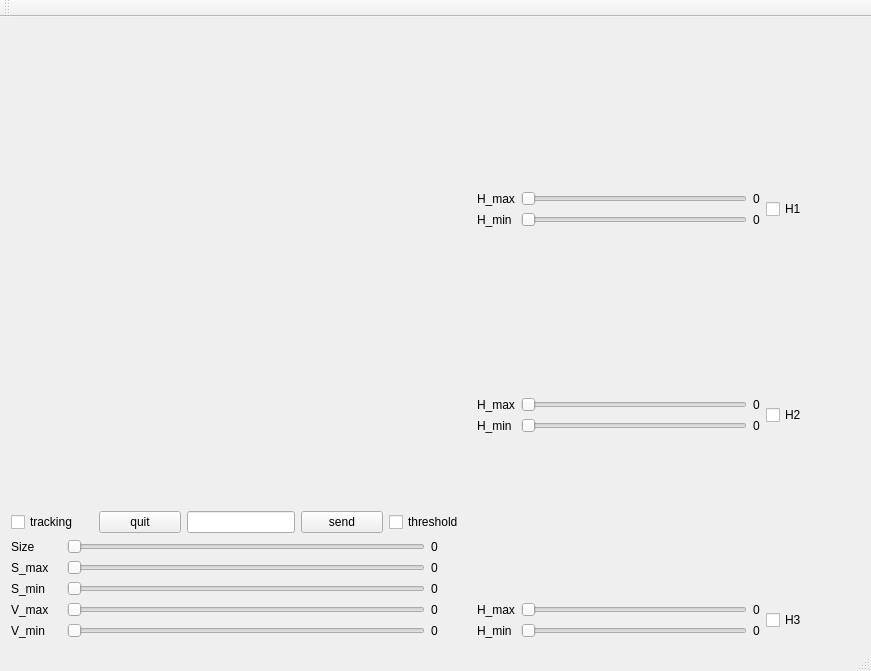
<?xml version="1.0" encoding="UTF-8"?>
<ui version="4.0">
 <class>MainWindow</class>
 <widget class="QMainWindow" name="MainWindow">
  <property name="geometry">
   <rect>
    <x>0</x>
    <y>0</y>
    <width>871</width>
    <height>671</height>
   </rect>
  </property>
  <property name="minimumSize">
   <size>
    <width>0</width>
    <height>0</height>
   </size>
  </property>
  <property name="windowTitle">
   <string>MainWindow</string>
  </property>
  <widget class="QWidget" name="centralWidget">
   <layout class="QGridLayout" name="gridLayout_2">
    <item row="0" column="0">
     <layout class="QHBoxLayout" name="horizontalLayout" stretch="0">
      <property name="spacing">
       <number>10</number>
      </property>
      <item>
       <layout class="QVBoxLayout" name="verticalLayout_2" stretch="0">
        <property name="spacing">
         <number>10</number>
        </property>
        <item>
         <layout class="QHBoxLayout" name="horizontalLayout_3" stretch="6,5">
          <property name="spacing">
           <number>6</number>
          </property>
          <property name="sizeConstraint">
           <enum>QLayout::SetDefaultConstraint</enum>
          </property>
          <item>
           <layout class="QVBoxLayout" name="main_verticalLayout" stretch="7,1,1">
            <item>
             <layout class="QVBoxLayout" name="videos_verticalLayout" stretch="0,0">
              <item>
               <widget class="QLabel" name="nofilter_video_label">
                <property name="styleSheet">
                 <string notr="true"/>
                </property>
                <property name="text">
                 <string/>
                </property>
               </widget>
              </item>
              <item>
               <widget class="QLabel" name="threshold_video_label">
                <property name="styleSheet">
                 <string notr="true"/>
                </property>
                <property name="text">
                 <string/>
                </property>
               </widget>
              </item>
             </layout>
            </item>
            <item>
             <layout class="QHBoxLayout" name="checkboxes">
              <item>
               <widget class="QCheckBox" name="tracking_checkBox">
                <property name="text">
                 <string>tracking</string>
                </property>
               </widget>
              </item>
              <item>
               <widget class="QPushButton" name="quit_pushButton">
                <property name="text">
                 <string>quit</string>
                </property>
               </widget>
              </item>
              <item>
               <widget class="QLineEdit" name="lineEdit">
                <property name="sizePolicy">
                 <sizepolicy hsizetype="Fixed" vsizetype="Fixed">
                  <horstretch>0</horstretch>
                  <verstretch>0</verstretch>
                 </sizepolicy>
                </property>
               </widget>
              </item>
              <item>
               <widget class="QPushButton" name="send_pushButton">
                <property name="text">
                 <string>send</string>
                </property>
               </widget>
              </item>
              <item>
               <widget class="QCheckBox" name="threshold_checkBox">
                <property name="text">
                 <string>threshold</string>
                </property>
               </widget>
              </item>
             </layout>
            </item>
            <item>
             <layout class="QVBoxLayout" name="SV_sliders_verticalLayout">
              <item>
               <layout class="QHBoxLayout" name="Size_horizontalLayout">
                <item>
                 <widget class="QLabel" name="Size_lbl">
                  <property name="minimumSize">
                   <size>
                    <width>50</width>
                    <height>0</height>
                   </size>
                  </property>
                  <property name="text">
                   <string>Size</string>
                  </property>
                 </widget>
                </item>
                <item>
                 <widget class="QSlider" name="Size_slider">
                  <property name="minimum">
                   <number>0</number>
                  </property>
                  <property name="maximum">
                   <number>100</number>
                  </property>
                  <property name="orientation">
                   <enum>Qt::Horizontal</enum>
                  </property>
                 </widget>
                </item>
                <item>
                 <widget class="QLabel" name="Size_value_lbl">
                  <property name="minimumSize">
                   <size>
                    <width>40</width>
                    <height>0</height>
                   </size>
                  </property>
                  <property name="text">
                   <string>0</string>
                  </property>
                 </widget>
                </item>
               </layout>
              </item>
              <item>
               <layout class="QHBoxLayout" name="S_max_horizontalLayout">
                <item>
                 <widget class="QLabel" name="S_max_lbl">
                  <property name="minimumSize">
                   <size>
                    <width>50</width>
                    <height>0</height>
                   </size>
                  </property>
                  <property name="text">
                   <string>S_max</string>
                  </property>
                 </widget>
                </item>
                <item>
                 <widget class="QSlider" name="S_max_slider">
                  <property name="maximum">
                   <number>255</number>
                  </property>
                  <property name="pageStep">
                   <number>10</number>
                  </property>
                  <property name="orientation">
                   <enum>Qt::Horizontal</enum>
                  </property>
                 </widget>
                </item>
                <item>
                 <widget class="QLabel" name="S_max_value_lbl">
                  <property name="minimumSize">
                   <size>
                    <width>40</width>
                    <height>0</height>
                   </size>
                  </property>
                  <property name="text">
                   <string>0</string>
                  </property>
                 </widget>
                </item>
               </layout>
              </item>
              <item>
               <layout class="QHBoxLayout" name="S_min_horizontalLayout">
                <item>
                 <widget class="QLabel" name="S_min_lbl">
                  <property name="minimumSize">
                   <size>
                    <width>50</width>
                    <height>0</height>
                   </size>
                  </property>
                  <property name="text">
                   <string>S_min</string>
                  </property>
                 </widget>
                </item>
                <item>
                 <widget class="QSlider" name="S_min_slider">
                  <property name="maximum">
                   <number>255</number>
                  </property>
                  <property name="orientation">
                   <enum>Qt::Horizontal</enum>
                  </property>
                 </widget>
                </item>
                <item>
                 <widget class="QLabel" name="S_min_value_lbl">
                  <property name="minimumSize">
                   <size>
                    <width>40</width>
                    <height>0</height>
                   </size>
                  </property>
                  <property name="text">
                   <string>0</string>
                  </property>
                 </widget>
                </item>
               </layout>
              </item>
              <item>
               <layout class="QHBoxLayout" name="V_max_horizontalLayout">
                <item>
                 <widget class="QLabel" name="V_max_lbl">
                  <property name="minimumSize">
                   <size>
                    <width>50</width>
                    <height>0</height>
                   </size>
                  </property>
                  <property name="text">
                   <string>V_max</string>
                  </property>
                 </widget>
                </item>
                <item>
                 <widget class="QSlider" name="V_max_slider">
                  <property name="maximum">
                   <number>255</number>
                  </property>
                  <property name="orientation">
                   <enum>Qt::Horizontal</enum>
                  </property>
                 </widget>
                </item>
                <item>
                 <widget class="QLabel" name="V_max_value_lbl">
                  <property name="minimumSize">
                   <size>
                    <width>40</width>
                    <height>0</height>
                   </size>
                  </property>
                  <property name="text">
                   <string>0</string>
                  </property>
                 </widget>
                </item>
               </layout>
              </item>
              <item>
               <layout class="QHBoxLayout" name="V_min_horizontalLayout">
                <item>
                 <widget class="QLabel" name="V_min_lbl">
                  <property name="minimumSize">
                   <size>
                    <width>50</width>
                    <height>0</height>
                   </size>
                  </property>
                  <property name="text">
                   <string>V_min</string>
                  </property>
                 </widget>
                </item>
                <item>
                 <widget class="QSlider" name="V_min_slider">
                  <property name="maximum">
                   <number>255</number>
                  </property>
                  <property name="orientation">
                   <enum>Qt::Horizontal</enum>
                  </property>
                 </widget>
                </item>
                <item>
                 <widget class="QLabel" name="V_min_value_lbl">
                  <property name="minimumSize">
                   <size>
                    <width>40</width>
                    <height>0</height>
                   </size>
                  </property>
                  <property name="text">
                   <string>0</string>
                  </property>
                 </widget>
                </item>
               </layout>
              </item>
             </layout>
            </item>
           </layout>
          </item>
          <item>
           <layout class="QGridLayout" name="slider_gridLayout">
            <property name="sizeConstraint">
             <enum>QLayout::SetNoConstraint</enum>
            </property>
            <item row="4" column="1">
             <layout class="QVBoxLayout" name="H2_adjustments_block" stretch="3,0">
              <item>
               <widget class="QLabel" name="H2_threshold">
                <property name="enabled">
                 <bool>true</bool>
                </property>
                <property name="text">
                 <string/>
                </property>
               </widget>
              </item>
              <item>
               <layout class="QHBoxLayout" name="H2_block" stretch="3,1">
                <item>
                 <layout class="QVBoxLayout" name="H2_slider_block">
                  <item>
                   <layout class="QHBoxLayout" name="H2_max_slider_block">
                    <item>
                     <widget class="QLabel" name="H2_max_lbl">
                      <property name="sizePolicy">
                       <sizepolicy hsizetype="Fixed" vsizetype="Preferred">
                        <horstretch>0</horstretch>
                        <verstretch>0</verstretch>
                       </sizepolicy>
                      </property>
                      <property name="text">
                       <string>H_max</string>
                      </property>
                     </widget>
                    </item>
                    <item>
                     <widget class="QSlider" name="H2_max_slider">
                      <property name="sizePolicy">
                       <sizepolicy hsizetype="Expanding" vsizetype="Fixed">
                        <horstretch>0</horstretch>
                        <verstretch>0</verstretch>
                       </sizepolicy>
                      </property>
                      <property name="maximum">
                       <number>180</number>
                      </property>
                      <property name="orientation">
                       <enum>Qt::Horizontal</enum>
                      </property>
                     </widget>
                    </item>
                    <item>
                     <widget class="QLabel" name="H2_max_value_lbl">
                      <property name="sizePolicy">
                       <sizepolicy hsizetype="Fixed" vsizetype="Preferred">
                        <horstretch>0</horstretch>
                        <verstretch>0</verstretch>
                       </sizepolicy>
                      </property>
                      <property name="text">
                       <string>0</string>
                      </property>
                     </widget>
                    </item>
                   </layout>
                  </item>
                  <item>
                   <layout class="QHBoxLayout" name="H2_min_slider_block">
                    <item>
                     <widget class="QLabel" name="H2_min_lbl">
                      <property name="sizePolicy">
                       <sizepolicy hsizetype="Fixed" vsizetype="Preferred">
                        <horstretch>0</horstretch>
                        <verstretch>0</verstretch>
                       </sizepolicy>
                      </property>
                      <property name="text">
                       <string>H_min </string>
                      </property>
                     </widget>
                    </item>
                    <item>
                     <widget class="QSlider" name="H2_min_slider">
                      <property name="sizePolicy">
                       <sizepolicy hsizetype="Expanding" vsizetype="Fixed">
                        <horstretch>0</horstretch>
                        <verstretch>0</verstretch>
                       </sizepolicy>
                      </property>
                      <property name="maximum">
                       <number>180</number>
                      </property>
                      <property name="orientation">
                       <enum>Qt::Horizontal</enum>
                      </property>
                     </widget>
                    </item>
                    <item>
                     <widget class="QLabel" name="H2_min_value_lbl">
                      <property name="sizePolicy">
                       <sizepolicy hsizetype="Fixed" vsizetype="Preferred">
                        <horstretch>0</horstretch>
                        <verstretch>0</verstretch>
                       </sizepolicy>
                      </property>
                      <property name="text">
                       <string>0</string>
                      </property>
                     </widget>
                    </item>
                   </layout>
                  </item>
                 </layout>
                </item>
                <item>
                 <widget class="QCheckBox" name="H2_enable_checkBox">
                  <property name="text">
                   <string>H2</string>
                  </property>
                 </widget>
                </item>
               </layout>
              </item>
             </layout>
            </item>
            <item row="5" column="1">
             <layout class="QVBoxLayout" name="H3_adjustments_block" stretch="3,0">
              <item>
               <widget class="QLabel" name="H3_threshold">
                <property name="text">
                 <string/>
                </property>
               </widget>
              </item>
              <item>
               <layout class="QHBoxLayout" name="H3_block" stretch="3,1">
                <item>
                 <layout class="QVBoxLayout" name="H3_slider_block" stretch="3,1">
                  <item>
                   <layout class="QHBoxLayout" name="H3_max_slider_block">
                    <item>
                     <widget class="QLabel" name="H_max_lbl">
                      <property name="sizePolicy">
                       <sizepolicy hsizetype="Fixed" vsizetype="Preferred">
                        <horstretch>0</horstretch>
                        <verstretch>0</verstretch>
                       </sizepolicy>
                      </property>
                      <property name="text">
                       <string>H_max</string>
                      </property>
                     </widget>
                    </item>
                    <item>
                     <widget class="QSlider" name="H3_max_slider">
                      <property name="sizePolicy">
                       <sizepolicy hsizetype="Expanding" vsizetype="Fixed">
                        <horstretch>0</horstretch>
                        <verstretch>0</verstretch>
                       </sizepolicy>
                      </property>
                      <property name="maximum">
                       <number>180</number>
                      </property>
                      <property name="orientation">
                       <enum>Qt::Horizontal</enum>
                      </property>
                     </widget>
                    </item>
                    <item>
                     <widget class="QLabel" name="H3_max_value_lbl">
                      <property name="sizePolicy">
                       <sizepolicy hsizetype="Fixed" vsizetype="Preferred">
                        <horstretch>0</horstretch>
                        <verstretch>0</verstretch>
                       </sizepolicy>
                      </property>
                      <property name="text">
                       <string>0</string>
                      </property>
                     </widget>
                    </item>
                   </layout>
                  </item>
                  <item>
                   <layout class="QHBoxLayout" name="H3_min_slider_block">
                    <item>
                     <widget class="QLabel" name="H3_min_lbl">
                      <property name="sizePolicy">
                       <sizepolicy hsizetype="Fixed" vsizetype="Preferred">
                        <horstretch>0</horstretch>
                        <verstretch>0</verstretch>
                       </sizepolicy>
                      </property>
                      <property name="text">
                       <string>H_min </string>
                      </property>
                     </widget>
                    </item>
                    <item>
                     <widget class="QSlider" name="H3_min_slider">
                      <property name="sizePolicy">
                       <sizepolicy hsizetype="Expanding" vsizetype="Fixed">
                        <horstretch>0</horstretch>
                        <verstretch>0</verstretch>
                       </sizepolicy>
                      </property>
                      <property name="maximum">
                       <number>180</number>
                      </property>
                      <property name="orientation">
                       <enum>Qt::Horizontal</enum>
                      </property>
                     </widget>
                    </item>
                    <item>
                     <widget class="QLabel" name="H3_min_value_lbl">
                      <property name="sizePolicy">
                       <sizepolicy hsizetype="Fixed" vsizetype="Preferred">
                        <horstretch>0</horstretch>
                        <verstretch>0</verstretch>
                       </sizepolicy>
                      </property>
                      <property name="text">
                       <string>0</string>
                      </property>
                     </widget>
                    </item>
                   </layout>
                  </item>
                 </layout>
                </item>
                <item>
                 <widget class="QCheckBox" name="H3_enable_checkBox">
                  <property name="text">
                   <string>H3</string>
                  </property>
                 </widget>
                </item>
               </layout>
              </item>
             </layout>
            </item>
            <item row="0" column="1">
             <layout class="QVBoxLayout" name="H1_adjustments_block" stretch="3,0">
              <property name="spacing">
               <number>0</number>
              </property>
              <property name="sizeConstraint">
               <enum>QLayout::SetDefaultConstraint</enum>
              </property>
              <property name="bottomMargin">
               <number>0</number>
              </property>
              <item>
               <widget class="QLabel" name="H1_threshold">
                <property name="text">
                 <string/>
                </property>
               </widget>
              </item>
              <item>
               <layout class="QHBoxLayout" name="H1_block" stretch="3,1">
                <item>
                 <layout class="QVBoxLayout" name="H1_slider_block">
                  <item>
                   <layout class="QHBoxLayout" name="H1_max_slider_block" stretch="0,0,0">
                    <item>
                     <widget class="QLabel" name="H1_max_lbl">
                      <property name="sizePolicy">
                       <sizepolicy hsizetype="Fixed" vsizetype="Preferred">
                        <horstretch>0</horstretch>
                        <verstretch>0</verstretch>
                       </sizepolicy>
                      </property>
                      <property name="text">
                       <string>H_max</string>
                      </property>
                      <property name="textFormat">
                       <enum>Qt::AutoText</enum>
                      </property>
                     </widget>
                    </item>
                    <item>
                     <widget class="QSlider" name="H1_max_slider">
                      <property name="sizePolicy">
                       <sizepolicy hsizetype="Expanding" vsizetype="Fixed">
                        <horstretch>0</horstretch>
                        <verstretch>0</verstretch>
                       </sizepolicy>
                      </property>
                      <property name="maximum">
                       <number>180</number>
                      </property>
                      <property name="orientation">
                       <enum>Qt::Horizontal</enum>
                      </property>
                     </widget>
                    </item>
                    <item>
                     <widget class="QLabel" name="H1_max_value_lbl">
                      <property name="sizePolicy">
                       <sizepolicy hsizetype="Fixed" vsizetype="Preferred">
                        <horstretch>0</horstretch>
                        <verstretch>0</verstretch>
                       </sizepolicy>
                      </property>
                      <property name="text">
                       <string>0</string>
                      </property>
                     </widget>
                    </item>
                   </layout>
                  </item>
                  <item>
                   <layout class="QHBoxLayout" name="H1_min_slider_block">
                    <item>
                     <widget class="QLabel" name="H1_min_lbl">
                      <property name="sizePolicy">
                       <sizepolicy hsizetype="Fixed" vsizetype="Preferred">
                        <horstretch>0</horstretch>
                        <verstretch>0</verstretch>
                       </sizepolicy>
                      </property>
                      <property name="text">
                       <string>H_min </string>
                      </property>
                     </widget>
                    </item>
                    <item>
                     <widget class="QSlider" name="H1_min_slider">
                      <property name="sizePolicy">
                       <sizepolicy hsizetype="Expanding" vsizetype="Fixed">
                        <horstretch>0</horstretch>
                        <verstretch>0</verstretch>
                       </sizepolicy>
                      </property>
                      <property name="maximum">
                       <number>180</number>
                      </property>
                      <property name="orientation">
                       <enum>Qt::Horizontal</enum>
                      </property>
                     </widget>
                    </item>
                    <item>
                     <widget class="QLabel" name="H1_min_value_lbl">
                      <property name="sizePolicy">
                       <sizepolicy hsizetype="Fixed" vsizetype="Preferred">
                        <horstretch>0</horstretch>
                        <verstretch>0</verstretch>
                       </sizepolicy>
                      </property>
                      <property name="text">
                       <string>0</string>
                      </property>
                     </widget>
                    </item>
                   </layout>
                  </item>
                 </layout>
                </item>
                <item>
                 <widget class="QCheckBox" name="H1_enable_checkBox">
                  <property name="text">
                   <string>H1</string>
                  </property>
                 </widget>
                </item>
               </layout>
              </item>
             </layout>
            </item>
           </layout>
          </item>
         </layout>
        </item>
       </layout>
      </item>
     </layout>
    </item>
   </layout>
  </widget>
  <widget class="QMenuBar" name="menuBar">
   <property name="geometry">
    <rect>
     <x>0</x>
     <y>0</y>
     <width>871</width>
     <height>22</height>
    </rect>
   </property>
  </widget>
  <widget class="QToolBar" name="mainToolBar">
   <attribute name="toolBarArea">
    <enum>TopToolBarArea</enum>
   </attribute>
   <attribute name="toolBarBreak">
    <bool>false</bool>
   </attribute>
  </widget>
  <widget class="QStatusBar" name="statusBar"/>
 </widget>
 <layoutdefault spacing="6" margin="11"/>
 <tabstops>
  <tabstop>H1_max_slider</tabstop>
  <tabstop>H1_min_slider</tabstop>
  <tabstop>S_max_slider</tabstop>
  <tabstop>S_min_slider</tabstop>
  <tabstop>V_max_slider</tabstop>
  <tabstop>V_min_slider</tabstop>
 </tabstops>
 <resources/>
 <connections/>
</ui>
